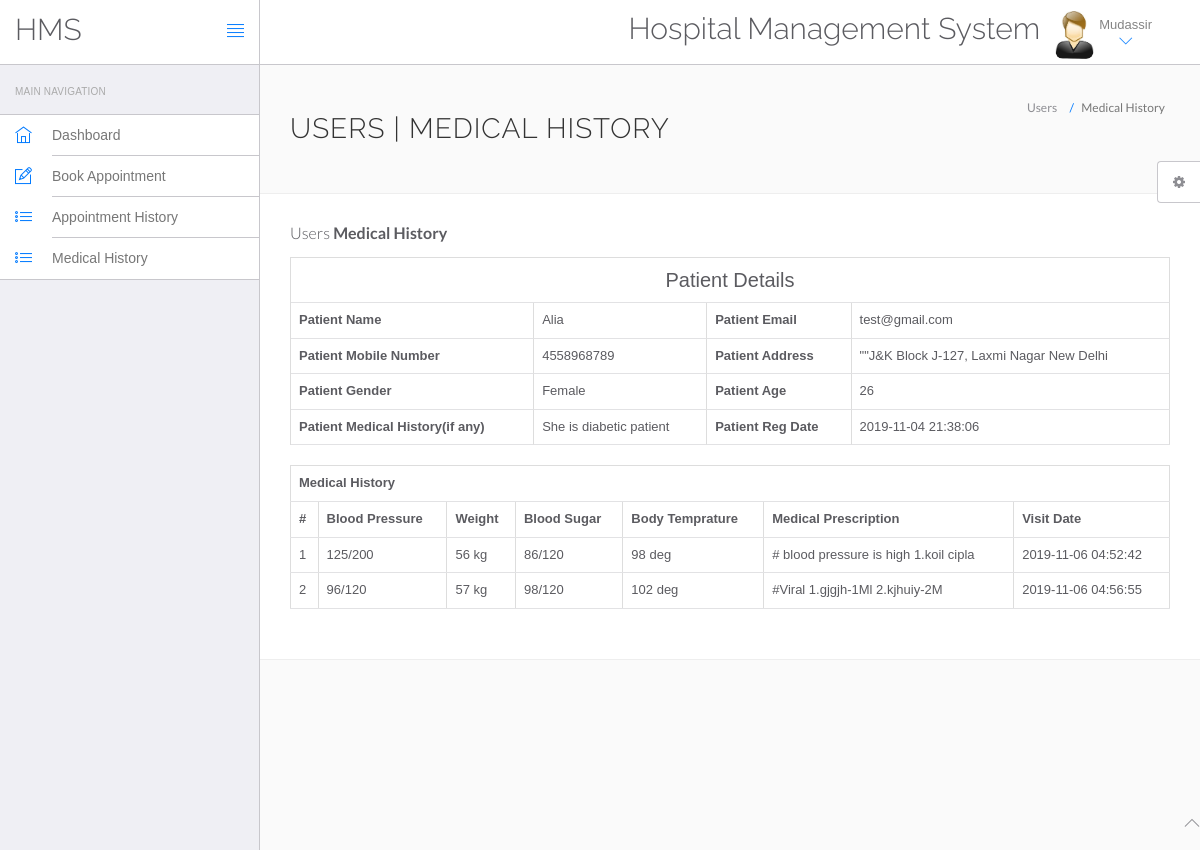
/hospital/hms/view-medhistory.php?viewid=1 (signed in), run on the app's committed database.
### tables this page shows
CREATE TABLE `users` (
  `id` int(11) NOT NULL,
  `fullName` varchar(255) DEFAULT NULL,
  `address` longtext,
  `city` varchar(255) DEFAULT NULL,
  `gender` varchar(255) DEFAULT NULL,
  `email` varchar(255) DEFAULT NULL,
  `password` varchar(255) DEFAULT NULL,
  `regDate` timestamp NULL DEFAULT CURRENT_TIMESTAMP,
  `updationDate` timestamp NULL DEFAULT NULL ON UPDATE CURRENT_TIMESTAMP
);

CREATE TABLE `tblpatient` (
  `ID` int(10) NOT NULL,
  `Docid` int(10) DEFAULT NULL,
  `PatientName` varchar(200) DEFAULT NULL,
  `PatientContno` bigint(10) DEFAULT NULL,
  `PatientEmail` varchar(200) DEFAULT NULL,
  `PatientGender` varchar(50) DEFAULT NULL,
  `PatientAdd` mediumtext,
  `PatientAge` int(10) DEFAULT NULL,
  `PatientMedhis` mediumtext,
  `CreationDate` timestamp NULL DEFAULT CURRENT_TIMESTAMP,
  `UpdationDate` timestamp NULL DEFAULT NULL ON UPDATE CURRENT_TIMESTAMP
);

CREATE TABLE `tblmedicalhistory` (
  `ID` int(10) NOT NULL,
  `PatientID` int(10) DEFAULT NULL,
  `BloodPressure` varchar(200) DEFAULT NULL,
  `BloodSugar` varchar(200) NOT NULL,
  `Weight` varchar(100) DEFAULT NULL,
  `Temperature` varchar(200) DEFAULT NULL,
  `MedicalPres` mediumtext,
  `CreationDate` timestamp NOT NULL DEFAULT CURRENT_TIMESTAMP ON UPDATE CURRENT_TIMESTAMP
);

### hospital/hms/view-medhistory.php (the view, shortened to what this page needs)
<?php
include('include/config.php');
?>
<!DOCTYPE html>
<html lang="en">
	<head>
		<link rel="stylesheet" href="vendor/bootstrap/css/bootstrap.min.css">
		<link rel="stylesheet" href="vendor/fontawesome/css/font-awesome.min.css">
		<link rel="stylesheet" href="vendor/themify-icons/themify-icons.min.css">
		<link href="vendor/animate.css/animate.min.css" rel="stylesheet" media="screen">
		<link href="vendor/perfect-scrollbar/perfect-scrollbar.min.css" rel="stylesheet" media="screen">
		<link href="vendor/switchery/switchery.min.css" rel="stylesheet" media="screen">
		<link href="vendor/bootstrap-touchspin/jquery.bootstrap-touchspin.min.css" rel="stylesheet" media="screen">
		<link href="vendor/select2/select2.min.css" rel="stylesheet" media="screen">
		<link href="vendor/bootstrap-datepicker/bootstrap-datepicker3.standalone.min.css" rel="stylesheet" media="screen">
		<link href="vendor/bootstrap-timepicker/bootstrap-timepicker.min.css" rel="stylesheet" media="screen">
		<link rel="stylesheet" href="assets/css/styles.css">
		<link rel="stylesheet" href="assets/css/plugins.css">
		<link rel="stylesheet" href="assets/css/themes/theme-1.css" id="skin_color" />
	</head>
	<body>
		<div id="app">
<?php include('include/sidebar.php');?>
<div class="app-content">
<?php include('include/header.php');?>
<div class="main-content" >
<div class="wrap-content container" id="container">
<section id="page-title">
<div class="row">
<div class="col-sm-8">
<h1 class="mainTitle">Users | Medical History</h1>
</div>
<ol class="breadcrumb">
<li>
<span>Users</span>
</li>
<li class="active">
<span>Medical History</span>
</li>
</ol>
</div>
</section>
<div class="container-fluid container-fullw bg-white">
<div class="row">
<div class="col-md-12">
<h5 class="over-title margin-bottom-15">Users <span class="text-bold">Medical History</span></h5>
<?php
                               $vid=$_GET['viewid'];
                               $ret=mysqli_query($con,"select * from tblpatient where ID='$vid'");
$cnt=1;
while ($row=mysqli_fetch_array($ret)) {
                               ?>
<table border="1" class="table table-bordered">
 <tr align="center">
<td colspan="4" style="font-size:20px;color:blue">
 Patient Details</td></tr>
    <tr>
    <th scope>Patient Name</th>
    <td><?php  echo $row['PatientName'];?></td>
    <th scope>Patient Email</th>
    <td><?php  echo $row['PatientEmail'];?></td>
  </tr>
  <tr>
    <th scope>Patient Mobile Number</th>
    <td><?php  echo $row['PatientContno'];?></td>
    <th>Patient Address</th>
    <td><?php  echo $row['PatientAdd'];?></td>
  </tr>
    <tr>
    <th>Patient Gender</th>
    <td><?php  echo $row['PatientGender'];?></td>
    <th>Patient Age</th>
    <td><?php  echo $row['PatientAge'];?></td>
  </tr>
  <tr>
    <th>Patient Medical History(if any)</th>
    <td><?php  echo $row['PatientMedhis'];?></td>
     <th>Patient Reg Date</th>
    <td><?php  echo $row['CreationDate'];?></td>
  </tr>
<?php }?>
</table>
<?php
$ret=mysqli_query($con,"select * from tblmedicalhistory  where PatientID='$vid'");
 ?>
<table id="datatable" class="table table-bordered dt-responsive nowrap" style="border-collapse: collapse; border-spacing: 0; width: 100%;">
  <tr align="center">
   <th colspan="8" >Medical History</th>
  </tr>
  <tr>
    <th>#</th>
<th>Blood Pressure</th>
<th>Weight</th>
<th>Blood Sugar</th>
<th>Body Temprature</th>
<th>Medical Prescription</th>
<th>Visit Date</th>
</tr>
<?php
while ($row=mysqli_fetch_array($ret)) {
  ?>
<tr>
  <td><?php echo $cnt;?></td>
 <td><?php  echo $row['BloodPressure'];?></td>
 <td><?php  echo $row['Weight'];?></td>
 <td><?php  echo $row['BloodSugar'];?></td>
  <td><?php  echo $row['Temperature'];?></td>
  <td><?php  echo $row['MedicalPres'];?></td>
  <td><?php  echo $row['CreationDate'];?></td>
</tr>
<?php $cnt=$cnt+1;} ?>
</table>
</div>
</div>
</div>
</div>
</div>
</div>
</div>
	<?php include('include/footer.php');?>
	<?php include('include/setting.php');?>
	</body>
</html>

### hospital/hms/include/header.php (shortened to what this page needs)
<header class="navbar navbar-default navbar-static-top">
					<div class="navbar-header">
						<a class="navbar-brand" href="#">
							<h2 style="padding-top:20% ">HMS</h2>
						</a>
						<a href="#" class="sidebar-toggler pull-right visible-md visible-lg" data-toggle-class="app-sidebar-closed" data-toggle-target="#app">
							<i class="ti-align-justify"></i>
						</a>
					</div>
					<div class="navbar-collapse collapse">
						<ul class="nav navbar-right">
								<li  style="padding-top:2% ">
								<h2>Hospital Management System</h2>
							</li>
							<li class="dropdown current-user">
								<a href class="dropdown-toggle" data-toggle="dropdown">
									<img src="assets/images/images.jpg"> <span class="username">
									<?php $query=mysqli_query($con,"select fullName from users where id='".$_SESSION['id']."'");
while($row=mysqli_fetch_array($query))
{
	echo $row['fullName'];
}
									?> <i class="ti-angle-down"></i></i></span>
								</a>
							</li>
						</ul>
					</div>
				</header>

### hospital/hms/assets/css/themes/theme-1.css (style rules this page uses)
body { background: #FAFAFA; }
header .navbar-header { background: #ffffff !important; border-right-color: #c8c7cc !important; border-bottom-color: #c8c7cc !important; }
header .navbar-header .sidebar-toggler, header .navbar-header .sidebar-mobile-toggler { color: #007aff !important; }
header .navbar-header .navbar-brand { color: #777 !important; }
header .navbar-collapse { background: #ffffff !important; border-bottom-color: #c8c7cc !important; box-shadow: none !important; }
header .navbar-collapse .navbar-right > li > a { color: #777; }
header .navbar-collapse .navbar-right > li > a i { color: #007aff !important; }

### data on the page
users: fullName "Mudassir"
tblpatient: PatientName "Alia", PatientEmail "test@gmail.com", PatientContno "4558968789", PatientAdd "\"\"J&K Block J-127, Laxmi Nagar New Delhi", PatientGender "Female", PatientAge "26", PatientMedhis "She is diabetic patient", CreationDate "2019-11-04 21:38:06"
tblmedicalhistory: BloodPressure "125/200", Weight "56 kg", BloodSugar "86/120", Temperature "98 deg", MedicalPres "# blood pressure is high 1.koil cipla", CreationDate "2019-11-06 04:52:42"
tblmedicalhistory: BloodPressure "96/120", Weight "57 kg", BloodSugar "98/120", Temperature "102 deg", MedicalPres "#Viral 1.gjgjh-1Ml 2.kjhuiy-2M", CreationDate "2019-11-06 04:56:55"
